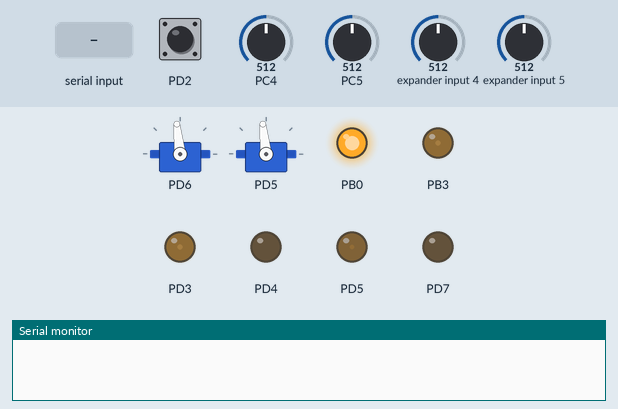
This program was run on a simulated ATmega328P, built with avr-gcc and emulated at 16 MHz. Parts: 2 × servo, output pins drawn as LEDs (lit = HIGH), the last lines printed to the serial monitor. The inputs (shaded band) are chosen by the test bench; at power-on: PD2 HIGH, expander input 4 = 512, expander input 5 = 512, PC4 = 512, PC5 = 512. EEPROM starts erased; servo pulses on a pin are drawn as a servo (544–2400 µs = 0–180°); pins used as bus, display or sensor lines are not drawn.

Above: at 1.2 s.
1.3 s: PD2 pulled LOW for 0.15 s
At 2.9 s:
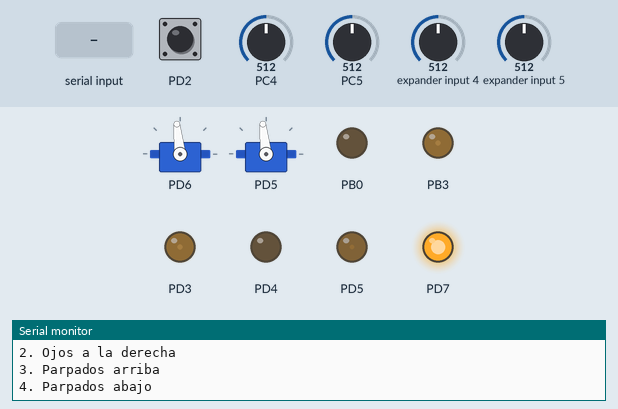
3.2 s: "1" received over Serial
At 3.8 s:
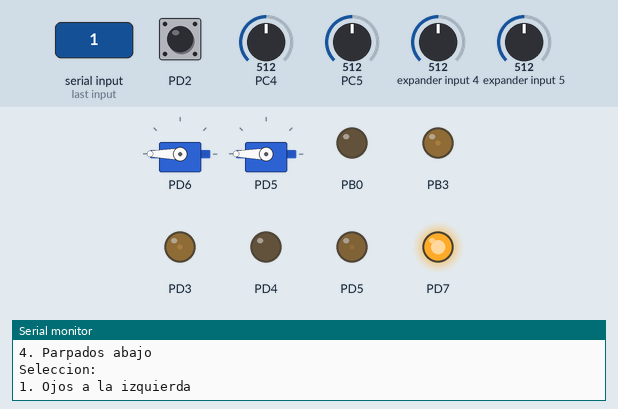
4.8 s: "2" received over Serial
At 5.2 s:
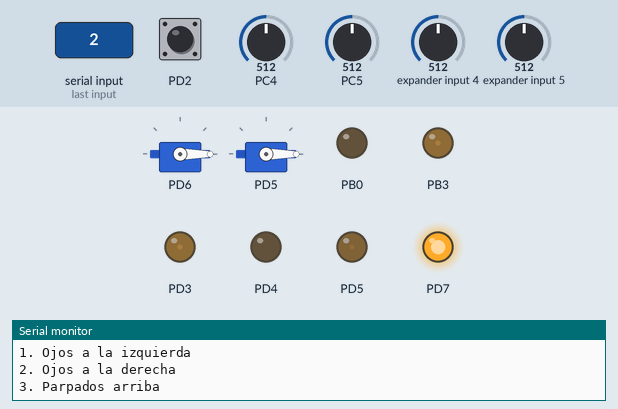
6.3 s: PD2 pulled LOW for 1 s
At 7.8 s:
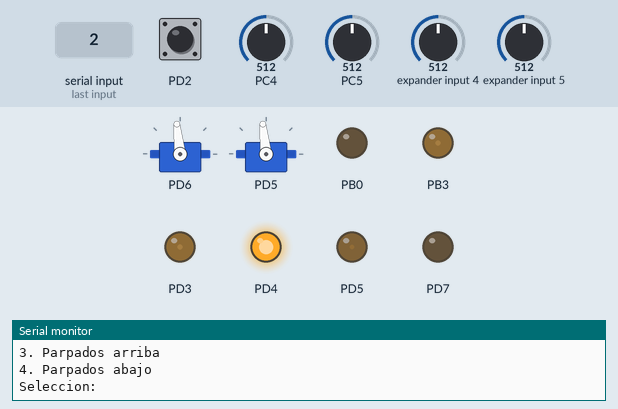
8.8 s: expander input 4 set to 716
At 9.9 s:
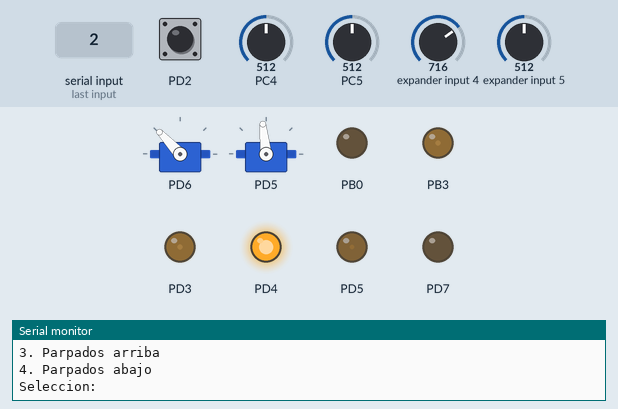
10.3 s: expander input 5 set to 716
At 11.4 s:
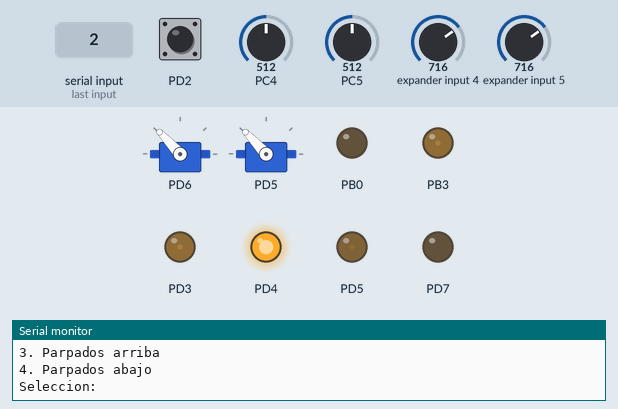
Timing chart, 0 to 12.8 s (numbered marks = the images above; inputs shaded):
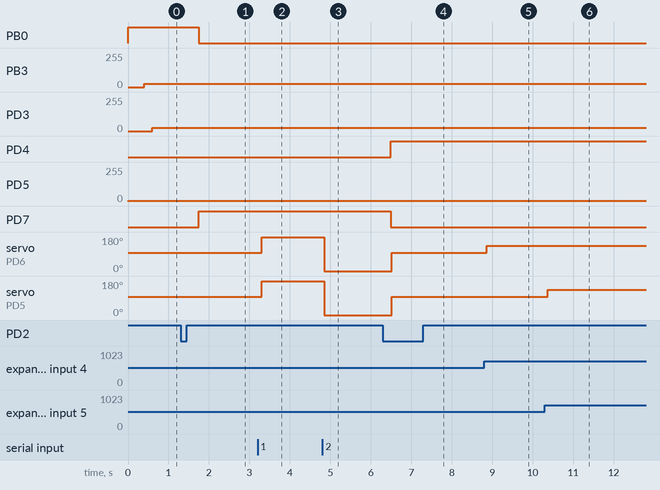

The program:

main.c
```c
#define F_CPU 16000000
#include <avr/io.h>
#include <util/delay.h>
#include <avr/interrupt.h>
#include <stdint.h>
#include "PWM0/PWM0.h"
#include "PWM2/PWM2.h"
#include <stdlib.h>
#include <avr/eeprom.h>

volatile char bufferRX = '0';

int seleccion = 1;
int dato_uart;

char servo1;
char servo2;
char servo3;
char servo4;

void initADC(void);
void initUART9600(void);
void WriteMessage(char* caracter);
void WriteUART(char caracter);

uint16_t valorADC (uint8_t canal) {
	ADMUX &= 0xF0;
	ADMUX |= canal;
	ADCSRA |= (1 << ADSC);
	while (ADCSRA & (1 << ADSC));
	return ADCH;
}

int main(void)
{
	cli();
	//Salidas LEDS
	DDRD |=(1<<4)|(1<<7); //PD4, PD7
	DDRB |=(1<<0); //PB0
	//Entradas
	DDRD &= ~(1<<2); //PD2, INT0
	PORTD |= (1<<2);
	DDRB &= ~(1<<5);//PB5
	PORTB |= (1<<5);
	DDRC &= ~(1<<0);//PC0
	PORTC |= (1<<0);
	DDRC &= ~(1<<1);//PC1
	PORTC |= (1<<1);
	DDRC &= ~(1<<2);//PC2
	PORTC |= (1<<2);

	EICRA = 0b00000010; //Interrupcion por flanco de bajada
	EIMSK = 0b00000001; //Habilitar interrupcion externa INT0
	EIFR = 0; //0 a 0 para detectar interrupciones

	initPWM0FastA0(0,1024);
	initPWM0FastB0(0,1024);
	initPWM0FastA2(0,1024);
	initPWM0FastB2(0,1024);
	initADC();
	initUART9600();

	uint16_t dutyCycle1 = valorADC(7);
	uint16_t dutyCycle2 = valorADC(6);
	uint16_t dutyCycle3 = valorADC(5);
	uint16_t dutyCycle4 = valorADC(4);
	sei();
	// WriteUART('A');
	//WriteMessage("MODOS\n1. Manual\n2. UART\n3. Guardar EEPROM\n4. Leer EEPROM" );

    while (1){
			if (seleccion==1){
				//LEDS Seleccion
				PORTB |=(1<<0);
				PORTD &= ~(1<<7);
				PORTD &= ~(1<<4);
				//cambios con potenciometro
				dutyCycle1 = valorADC(7);
				updateDutyCycleA0(dutyCycle1);
				_delay_ms(200);

				dutyCycle2 = valorADC(6);
				updateDutyCycleB0(dutyCycle2);
				_delay_ms(200);

				dutyCycle3 = valorADC(5);
				updateDutyCycleA2(dutyCycle3);
				_delay_ms(200);

				dutyCycle4 = valorADC(4);
				updateDutyCycleB2(dutyCycle4);
				_delay_ms(200);

			_delay_ms(25);
				bufferRX = '0';
			}
			else if (seleccion==2){
				//LEDS Seleccion
				PORTB &= ~(1<<0);
				PORTD |= (1<<7);
				PORTD &= ~(1<<4);
				//comunicacion UART
				WriteMessage("\n\n1. Ojos a la izquierda\n2. Ojos a la derecha\n3. Parpados arriba\n4. Parpados abajo\nSeleccion:" );
				//bufferRX = '0';
				//while (bufferRX == '0');
					if (bufferRX == '1'){
					//	dutyCycle1 = dato_uart;
						updateDutyCycleA0(255);
					//	dutyCycle2 = dato_uart;
						updateDutyCycleB0(255);
					}

					else if (bufferRX == '2'){
					//	dutyCycle1 = dato_uart;
						updateDutyCycleA0(0);
					//	dutyCycle2 = dato_uart;
						updateDutyCycleB0(0);
					}

					else if (bufferRX == '3'){
					//	dutyCycle1 = dato_uart;
						updateDutyCycleA2(255);
					//	dutyCycle2 = dato_uart;
						updateDutyCycleB2(255);
					}

					else if (bufferRX == '4'){
					//	dutyCycle1 = dato_uart;
						updateDutyCycleA2(0);
					//	dutyCycle2 = dato_uart;
						updateDutyCycleB2(0);
					}
			}
			else if (seleccion==3){
				//LEDS Seleccion
				PORTB &= ~(1<<0);
				PORTD &= ~(1<<7);
				PORTD |= (1<<4);
				//movimiento de servos por medio de potenciometros
				dutyCycle1 = valorADC(6);
				_delay_ms(10);
				updateDutyCycleA0(dutyCycle1);

				dutyCycle2 = valorADC(7);
				_delay_ms(10);
				updateDutyCycleB0(dutyCycle2);

				//Ojo derecho
				dutyCycle3 = valorADC(5);
				_delay_ms(10);
				updateDutyCycleA2(dutyCycle3);

				dutyCycle4 = valorADC(4);
				_delay_ms(10);
				updateDutyCycleB2(dutyCycle4);

				_delay_ms(25);

				//guardar en EEPROM
				if(PINB5 == 1){
					eeprom_write_byte((uint8_t*)0x00, dutyCycle1);
				}
				else if (PINC0 == 1){
					eeprom_write_byte((uint8_t*)0x01, dutyCycle2);
				}
				else if (PINC1 == 1){
					eeprom_write_byte((uint8_t*)0x03, dutyCycle3);
				}
				else if (PINC2 == 1){
					eeprom_write_byte((uint8_t*)0x04, dutyCycle4);
				}
			}
			else if (seleccion==4){
				//LEDS Seleccion
				PORTB &= ~(1<<0);
				PORTD |= (1<<7);
				PORTD |= (1<<4);
				//leer del EEPROM
				servo1 = eeprom_read_byte((uint8_t*)0x00);
				servo2 = eeprom_read_byte((uint8_t*)0x01);
				servo3 = eeprom_read_byte((uint8_t*)0x03);
				servo4 = eeprom_read_byte((uint8_t*)0x04);

				updateDutyCycleA0(servo1);
				updateDutyCycleB0(servo2);
				updateDutyCycleA2(servo3);
				updateDutyCycleA2(servo4);
		}
    }
}

void initADC(void){
	ADMUX = 0;

	ADMUX |= (1<<REFS0);
	ADMUX &= ~(1<<REFS1);
	ADMUX |= (1<<ADLAR);

	ADCSRA = 0;

	ADCSRA |= (1<<ADEN);

	ADCSRA |= (ADPS2)|(ADPS1)|(ADPS0);

	DIDR0 |= (1<<ADC5D);

	DIDR0 |= (1<<ADC4D);
}

void initUART9600(void){
	//Paso 1: confugrar tx y rx
	DDRD &= ~(1<<DDD0);
	DDRD |= (1<<DDD1);

	//PASO 2:  CONFIGURAR REGISTRO A MODO FAST
	UCSR0A = 0;
	UCSR0A |= (1<<U2X0);

	//PASO 3: CONFIGURAR REGISTRO B HABILITAR ISR RX Y TX
	UCSR0B =0;
	UCSR0B |=(1<<RXCIE0)|(1<<RXEN0)|(1<<TXEN0);

	//PASO 4: CONGIFURAR REGISTRO C, FRAME: 8 BITS, NO PARIDAD, 1 BIT STOP
	UCSR0C = 0;
	UCSR0C |= (1<<UCSZ01)|(1<<UCSZ00);
	//PASO 5
	UBRR0 = 207;
}

void WriteMessage(char* caracter){
	uint8_t i;
	for (i = 0; caracter[i] != '\0'; i++){
		while(!(UCSR0A & (1 << UDRE0)));
		UDR0 = caracter[i];
	}
}

void WriteUART(char caracter){
	while(!(UCSR0A & (1<<UDRE0)));
	UDR0 = caracter;
}

ISR(INT0_vect){
	seleccion++;
	if(seleccion>=5){
		seleccion = 1;
	}
	_delay_ms(100);
}

ISR(USART_RX_vect){
	bufferRX = UDR0;

	while(!(UCSR0A & (1<<UDRE0)));
	UDR0 = bufferRX;
}
```

PWM0.c
```c
#include <avr/io.h>
#include <stdint.h>
#include "PWM0.h"

float map0(float duty, float Imin, float Imax, float Omin, float Omax){
	return ((duty - Imin)*(Omax - Omin)/(Imax - Imin)) + Omin;
}

void initPWM0FastA0(uint8_t inverted, uint16_t prescaler){
	DDRD |= (1<<DDD6);						//PIN D6 COMO SALIDA
	if(inverted){
		TCCR0A |= (1<<COM0A1)|(1<<COM0A0);	//OC0A INVERTIDO
		}else{
		TCCR0A |= (1<<COM0A1);				//OC0A NO INVERTIDO
	}

	TCCR0A |= ((1<<WGM00)|(1<<WGM01));		//MODO PWM FAST, 8 bits
	if(prescaler==1024){
		TCCR0B |= (1<<CS02)|(1<<CS00);//PRESCALER DE 1024
	}
}

void initPWM0FastB0(uint8_t inverted, uint16_t prescaler){
	DDRD |= (1<<DDD5);						//PIN D5 COMO SALIDA
	if(inverted){
		TCCR0A |= (1<<COM0B1)|(1<<COM0B0);	//OC0B INVERTIDO
		}else{
		TCCR0A |= (1<<COM0B1);				//OC0B NO INVERTIDO

	}

	TCCR0A |= ((1<<WGM00)|(1<<WGM01));		//MODO PWM FAST, 8 bits
	if(prescaler==1024){
		TCCR0B |= (1<<CS02)|(1<<CS00);			//PRESCALER DE 1024
	}
}


void updateDutyCycleA0(uint8_t duty){
	duty = map0(duty, 0, 255, 6, 40);
	OCR0A = duty;

}

void updateDutyCycleB0(uint8_t duty){
	duty = map0(duty, 0, 255, 6, 40);
	OCR0B = duty;

}
```

PWM0.h
```c
#ifndef PWM0_H_
#define PWM0_H_

#include <avr/io.h>
#include <stdint.h>

#define invertido 1
#define no_invertido 0

void initPWM0FastA0(uint8_t inverted, uint16_t precaler);
void updateDutyCycleA0(uint8_t duty);

void initPWM0FastB0(uint8_t inverted, uint16_t precaler);
void updateDutyCycleB0(uint8_t duty);

#endif
```

PWM2.c
```c
#include <avr/io.h>
#include <stdint.h>
#include "PWM2.h"

float map2(float duty, float Imin, float Imax, float Omin, float Omax){
	return ((duty - Imin)*(Omax - Omin)/(Imax - Imin)) + Omin;
}

void initPWM0FastA2(uint8_t inverted, uint16_t prescaler){
	DDRB |= (1<<DDB3);						//PIN B3 COMO SALIDA
	if(inverted){
		TCCR2A |= (1<<COM2A1)|(1<<COM2A0);	//OC0A INVERTIDO
		}else{
		TCCR2A |= (1<<COM2A1);				//OC0A NO INVERTIDO
	}

	TCCR2A |= ((1<<WGM20)|(1<<WGM21));		//MODO PWM FAST, 8 bits
	if(prescaler==1024){
		TCCR2B |= (1<<CS22)|(1<<CS20);//PRESCALER DE 1024
	}
}

void initPWM0FastB2(uint8_t inverted, uint16_t prescaler){
	DDRD |= (1<<DDD3);						//PIN D3 COMO SALIDA
	if(inverted){
		TCCR2A |= (1<<COM2B1)|(1<<COM2B0);	//OC0B INVERTIDO
		}else{
		TCCR2A |= (1<<COM2B1);				//OC0B NO INVERTIDO

	}

	TCCR2A |= ((1<<WGM20)|(1<<WGM21));		//MODO PWM FAST, 8 bits
	if(prescaler==1024){
		TCCR2B |= (1<<CS22)|(1<<CS20);			//PRESCALER DE 1024
	}
}


void updateDutyCycleA2(uint8_t duty){
	duty = map2(duty, 0, 255, 6, 40);
	OCR2A = duty;

}

void updateDutyCycleB2(uint8_t duty){
	duty = map2(duty, 0, 255, 6, 40);
	OCR2B = duty;
}
```

PWM2.h
```c
#ifndef PWM2_H_
#define PWM2_H_

#include <avr/io.h>
#include <stdint.h>

#define invertido 1
#define no_invertido 0

void initPWM0FastA2(uint8_t inverted, uint16_t precaler);
void updateDutyCycleA2(uint8_t duty);

void initPWM0FastB2(uint8_t inverted, uint16_t precaler);
void updateDutyCycleB2(uint8_t duty);

#endif
```

Measured:
- after the input at 1.3 s, PB0: HIGH → LOW after 0.45 s; PD7: LOW → HIGH after 0.45 s
- after the input at 3.2 s, servo on PD6, servo on PD5: 96° → 180° after 0.11 s
- after the input at 4.8 s, servo on PD6, servo on PD5: 180° → 0° after 0.05 s
- after the input at 6.3 s, PD4: LOW → HIGH after 0.19 s; PD7: HIGH → LOW after 0.19 s; servo on PD6, servo on PD5: 0° → 96° after 0.22 s
- after the input at 8.8 s, servo on PD6: 96° → 133° after 0.06 s
- after the input at 10.3 s, servo on PD5: 96° → 133° after 0.07 s
